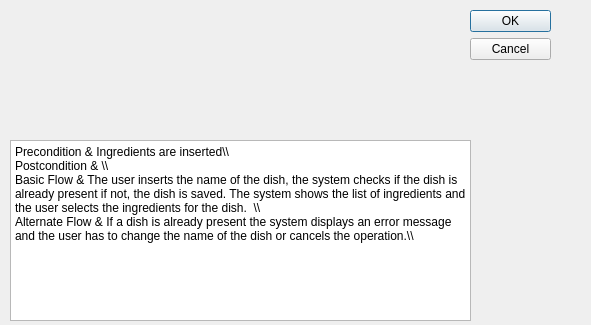
<?xml version="1.0" encoding="UTF-8"?>
<ui version="4.0">
 <class>DialogInsertDish</class>
 <widget class="QDialog" name="DialogInsertDish">
  <property name="geometry">
   <rect>
    <x>0</x>
    <y>0</y>
    <width>591</width>
    <height>325</height>
   </rect>
  </property>
  <property name="windowTitle">
   <string>Dialog</string>
  </property>
  <widget class="QDialogButtonBox" name="buttonBox">
   <property name="geometry">
    <rect>
     <x>470</x>
     <y>10</y>
     <width>81</width>
     <height>241</height>
    </rect>
   </property>
   <property name="orientation">
    <enum>Qt::Vertical</enum>
   </property>
   <property name="standardButtons">
    <set>QDialogButtonBox::Cancel|QDialogButtonBox::Ok</set>
   </property>
  </widget>
  <widget class="QPlainTextEdit" name="plainTextEdit">
   <property name="geometry">
    <rect>
     <x>10</x>
     <y>140</y>
     <width>461</width>
     <height>181</height>
    </rect>
   </property>
   <property name="plainText">
    <string>Precondition &amp; Ingredients are inserted\\
Postcondition &amp; \\
Basic Flow &amp; The user inserts the name of the dish, the system checks if the dish is already present if not, the dish is saved. The system shows the list of ingredients and the user selects the ingredients for the dish.  \\
Alternate Flow &amp; If a dish is already present the system displays an error message and the user has to change the name of the dish or cancels the operation.\\</string>
   </property>
  </widget>
 </widget>
 <resources/>
 <connections>
  <connection>
   <sender>buttonBox</sender>
   <signal>accepted()</signal>
   <receiver>DialogInsertDish</receiver>
   <slot>accept()</slot>
   <hints>
    <hint type="sourcelabel">
     <x>248</x>
     <y>254</y>
    </hint>
    <hint type="destinationlabel">
     <x>157</x>
     <y>274</y>
    </hint>
   </hints>
  </connection>
  <connection>
   <sender>buttonBox</sender>
   <signal>rejected()</signal>
   <receiver>DialogInsertDish</receiver>
   <slot>reject()</slot>
   <hints>
    <hint type="sourcelabel">
     <x>316</x>
     <y>260</y>
    </hint>
    <hint type="destinationlabel">
     <x>286</x>
     <y>274</y>
    </hint>
   </hints>
  </connection>
 </connections>
</ui>
